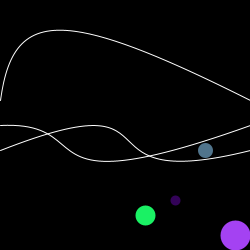
Frame 1 (no input)
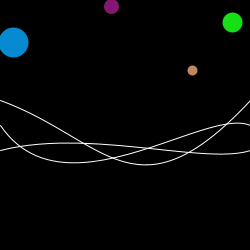
Frame 60 (the mouse pressed at the canvas centre just before this capture)
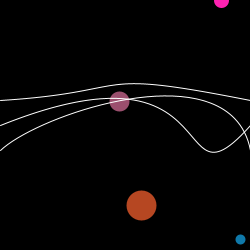
Frame 120 (the mouse held since frame 60 and released just before this capture)

The Processing sketch that drew these frames (run headless with seeded random() and noise(); from frame 60 on, the mouse is pressed at the canvas centre):

// Processing sketch: processing_20219
// ── processing_20219.pde

float posX = 235;
float posY = 235;
float posX1 = 205;
float posY1 = 150;
float posX2 = 175;
float posY2 = 200;
float posX3 = 145;
float posY3 = 215;
float fps = 15;
  
void setup(){
size(250,250);
frameRate(fps);
}
  
void draw(){
background(0);

// multicoloured moving circles
stroke(color(random(255),random(255),random(255)));
strokeWeight(30);
point(posX,posY);
posX = random(width);
posY = random(height);  
stroke(color(random(255),random(255),random(255)));
strokeWeight(15);
point(posX1,posY1);
posX1 = random(width);
posY1 = random(height);  
stroke(color(random(255),random(255),random(255)));
strokeWeight(10);
point(posX2,posY2);
posX2 = random(width);
posY2 = random(height);  
stroke(color(random(255),random(255),random(255)));
strokeWeight(20);
point(posX3,posY3);
posX3 = random(width);
posY3 = random(height);

// moving beziers 
strokeWeight(1);
stroke(255);
noFill();
bezier (0, 125, random(width), random(height), random(width), random(height), 250, 125);
bezier (0, 100, random(width), random(height), random(width), random(height), 250, 100);
bezier (0, 150, random(width), random(height), random(width), random(height), 250, 150);
}
